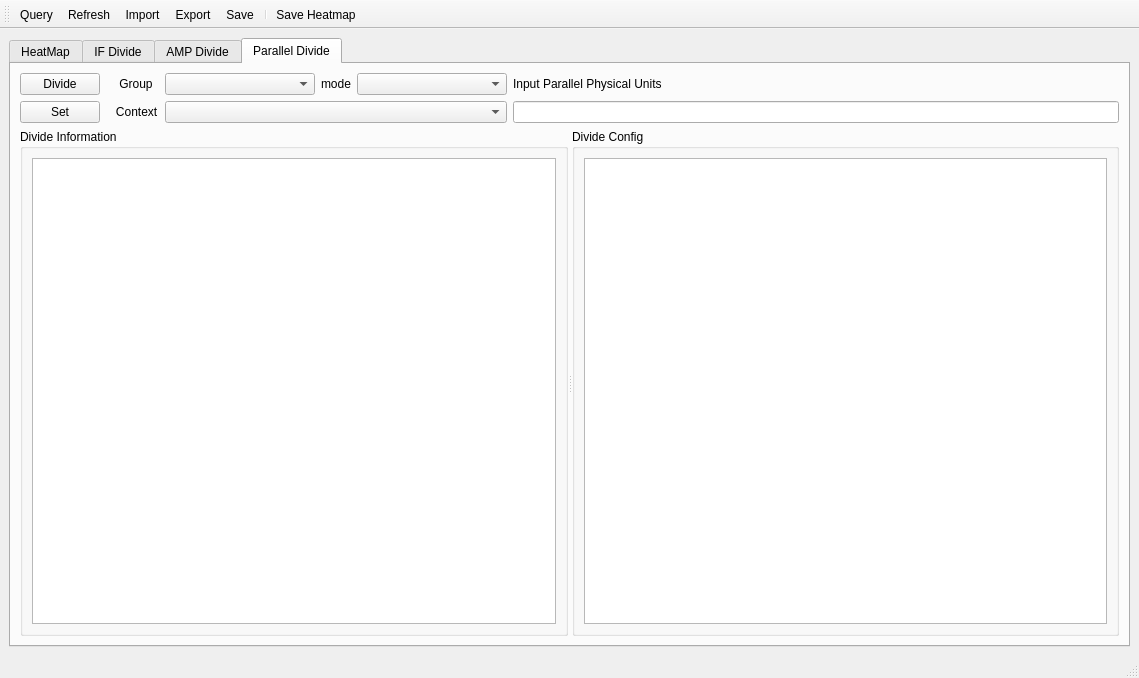
<?xml version="1.0" encoding="UTF-8"?>
<ui version="4.0">
 <class>MainWindow</class>
 <widget class="QMainWindow" name="MainWindow">
  <property name="geometry">
   <rect>
    <x>0</x>
    <y>0</y>
    <width>1139</width>
    <height>678</height>
   </rect>
  </property>
  <property name="contextMenuPolicy">
   <enum>Qt::ActionsContextMenu</enum>
  </property>
  <property name="windowTitle">
   <string>Quantum Chip Heatmap</string>
  </property>
  <property name="windowIcon">
   <iconset resource="_imgs/_imgs.qrc">
    <normaloff>:/logo.png</normaloff>:/logo.png</iconset>
  </property>
  <widget class="QWidget" name="centralwidget">
   <layout class="QVBoxLayout" name="verticalLayout_3">
    <item>
     <widget class="QTabWidget" name="tabWidget">
      <property name="currentIndex">
       <number>3</number>
      </property>
      <widget class="QWidget" name="heat_map_tab">
       <attribute name="title">
        <string>HeatMap</string>
       </attribute>
       <layout class="QVBoxLayout" name="verticalLayout_4">
        <item>
         <widget class="QSplitter" name="splitter">
          <property name="orientation">
           <enum>Qt::Horizontal</enum>
          </property>
          <widget class="QWidget" name="layoutWidget">
           <layout class="QVBoxLayout" name="verticalLayout_2">
            <item>
             <widget class="QGraphicsView" name="graphicsViewHeatmap">
              <property name="minimumSize">
               <size>
                <width>0</width>
                <height>0</height>
               </size>
              </property>
             </widget>
            </item>
           </layout>
          </widget>
          <widget class="QWidget" name="layoutWidget1">
           <layout class="QVBoxLayout" name="verticalLayout">
            <item>
             <layout class="QGridLayout" name="gridLayout_1">
              <item row="0" column="0">
               <widget class="QLabel" name="label_21">
                <property name="text">
                 <string>Component</string>
                </property>
               </widget>
              </item>
              <item row="0" column="1">
               <widget class="QComboBox" name="component_combox">
                <item>
                 <property name="text">
                  <string>Qubit</string>
                 </property>
                </item>
                <item>
                 <property name="text">
                  <string>Coupler</string>
                 </property>
                </item>
                <item>
                 <property name="text">
                  <string>QubitPair</string>
                 </property>
                </item>
               </widget>
              </item>
              <item row="0" column="2">
               <widget class="QLabel" name="label_11">
                <property name="text">
                 <string>CMap</string>
                </property>
               </widget>
              </item>
              <item row="1" column="0">
               <widget class="QCheckBox" name="show_value_box">
                <property name="toolTip">
                 <string notr="true"/>
                </property>
                <property name="toolTipDuration">
                 <number>0</number>
                </property>
                <property name="text">
                 <string>Show Value</string>
                </property>
                <property name="shortcut">
                 <string>Ctrl+Space</string>
                </property>
                <property name="checked">
                 <bool>true</bool>
                </property>
               </widget>
              </item>
              <item row="0" column="3">
               <widget class="QComboBox" name="cmap_box">
                <item>
                 <property name="text">
                  <string>viridis</string>
                 </property>
                </item>
                <item>
                 <property name="text">
                  <string>inferno</string>
                 </property>
                </item>
                <item>
                 <property name="text">
                  <string>magma</string>
                 </property>
                </item>
                <item>
                 <property name="text">
                  <string>plasma</string>
                 </property>
                </item>
                <item>
                 <property name="text">
                  <string>cividis</string>
                 </property>
                </item>
                <item>
                 <property name="text">
                  <string>Greys</string>
                 </property>
                </item>
                <item>
                 <property name="text">
                  <string>Purples</string>
                 </property>
                </item>
                <item>
                 <property name="text">
                  <string>Blues</string>
                 </property>
                </item>
                <item>
                 <property name="text">
                  <string>Greens</string>
                 </property>
                </item>
                <item>
                 <property name="text">
                  <string>Oranges</string>
                 </property>
                </item>
                <item>
                 <property name="text">
                  <string>Reds</string>
                 </property>
                </item>
                <item>
                 <property name="text">
                  <string>YlOrBr</string>
                 </property>
                </item>
                <item>
                 <property name="text">
                  <string>YlOrRd</string>
                 </property>
                </item>
                <item>
                 <property name="text">
                  <string>OrRd</string>
                 </property>
                </item>
                <item>
                 <property name="text">
                  <string>PuRd</string>
                 </property>
                </item>
                <item>
                 <property name="text">
                  <string>YlGn</string>
                 </property>
                </item>
                <item>
                 <property name="text">
                  <string>PuBu</string>
                 </property>
                </item>
                <item>
                 <property name="text">
                  <string>BuPu</string>
                 </property>
                </item>
                <item>
                 <property name="text">
                  <string>GnBu</string>
                 </property>
                </item>
               </widget>
              </item>
              <item row="1" column="2">
               <widget class="QLabel" name="label_22">
                <property name="text">
                 <string>Significant digit</string>
                </property>
               </widget>
              </item>
              <item row="1" column="3">
               <widget class="QSpinBox" name="precision_box">
                <property name="minimum">
                 <number>1</number>
                </property>
                <property name="maximum">
                 <number>7</number>
                </property>
                <property name="value">
                 <number>4</number>
                </property>
               </widget>
              </item>
             </layout>
            </item>
            <item>
             <widget class="StructTreeView" name="structTreeView"/>
            </item>
            <item>
             <widget class="QLabel" name="noteLabel">
              <property name="text">
               <string>Note: Users can edit the relevant parameters of Qubit or Coupler through the heatmap, and after clicking the save button, load them into the user's data cache, which will be automatically loaded during the experiment.</string>
              </property>
              <property name="alignment">
               <set>Qt::AlignLeading|Qt::AlignLeft|Qt::AlignTop</set>
              </property>
              <property name="wordWrap">
               <bool>true</bool>
              </property>
             </widget>
            </item>
           </layout>
          </widget>
         </widget>
        </item>
       </layout>
      </widget>
      <widget class="QWidget" name="if_divide_tab">
       <attribute name="title">
        <string>IF Divide</string>
       </attribute>
       <layout class="QVBoxLayout" name="verticalLayout_8" stretch="1,3">
        <item>
         <layout class="QGridLayout" name="gridLayout">
          <item row="1" column="4">
           <widget class="QLabel" name="label_5">
            <property name="text">
             <string>RIGHT_LO1</string>
            </property>
           </widget>
          </item>
          <item row="1" column="6">
           <widget class="QLabel" name="label_3">
            <property name="text">
             <string>MID_FRQ</string>
            </property>
           </widget>
          </item>
          <item row="2" column="0">
           <widget class="QLabel" name="label">
            <property name="text">
             <string>Group</string>
            </property>
           </widget>
          </item>
          <item row="1" column="5">
           <widget class="QDoubleSpinBox" name="right_lo1_box">
            <property name="enabled">
             <bool>false</bool>
            </property>
            <property name="decimals">
             <number>3</number>
            </property>
            <property name="minimum">
             <double>5900.000000000000000</double>
            </property>
            <property name="maximum">
             <double>5900.000000000000000</double>
            </property>
            <property name="singleStep">
             <double>0.001000000000000</double>
            </property>
            <property name="stepType">
             <enum>QAbstractSpinBox::DefaultStepType</enum>
            </property>
            <property name="value">
             <double>5900.000000000000000</double>
            </property>
           </widget>
          </item>
          <item row="0" column="0" colspan="2">
           <widget class="QPushButton" name="divide_button">
            <property name="text">
             <string>Divide</string>
            </property>
           </widget>
          </item>
          <item row="0" column="4">
           <widget class="QLabel" name="label_4">
            <property name="text">
             <string>LEFT_LO1</string>
            </property>
           </widget>
          </item>
          <item row="2" column="6">
           <widget class="QLabel" name="label_8">
            <property name="text">
             <string>MAX FRQ</string>
            </property>
           </widget>
          </item>
          <item row="0" column="2">
           <widget class="QLabel" name="label_2">
            <property name="text">
             <string>MAX GAP</string>
            </property>
           </widget>
          </item>
          <item row="2" column="1">
           <widget class="QComboBox" name="group_combo"/>
          </item>
          <item row="2" column="5">
           <widget class="QDoubleSpinBox" name="expect_if_box">
            <property name="enabled">
             <bool>false</bool>
            </property>
            <property name="decimals">
             <number>3</number>
            </property>
            <property name="minimum">
             <double>800.000000000000000</double>
            </property>
            <property name="maximum">
             <double>1300.000000000000000</double>
            </property>
            <property name="singleStep">
             <double>0.001000000000000</double>
            </property>
            <property name="stepType">
             <enum>QAbstractSpinBox::DefaultStepType</enum>
            </property>
            <property name="value">
             <double>1050.000000000000000</double>
            </property>
           </widget>
          </item>
          <item row="1" column="3">
           <widget class="QSpinBox" name="accuracy_box">
            <property name="maximum">
             <number>5</number>
            </property>
            <property name="value">
             <number>3</number>
            </property>
           </widget>
          </item>
          <item row="0" column="6">
           <widget class="QLabel" name="label_10">
            <property name="text">
             <string>MIN FRQ</string>
            </property>
           </widget>
          </item>
          <item row="2" column="4">
           <widget class="QLabel" name="label_6">
            <property name="enabled">
             <bool>true</bool>
            </property>
            <property name="text">
             <string>EXPECT_IF</string>
            </property>
           </widget>
          </item>
          <item row="2" column="7">
           <widget class="QDoubleSpinBox" name="max_freq_box">
            <property name="enabled">
             <bool>false</bool>
            </property>
            <property name="decimals">
             <number>3</number>
            </property>
            <property name="minimum">
             <double>8000.000000000000000</double>
            </property>
            <property name="maximum">
             <double>8000.000000000000000</double>
            </property>
            <property name="singleStep">
             <double>0.001000000000000</double>
            </property>
            <property name="stepType">
             <enum>QAbstractSpinBox::DefaultStepType</enum>
            </property>
            <property name="value">
             <double>8000.000000000000000</double>
            </property>
           </widget>
          </item>
          <item row="0" column="7">
           <widget class="QDoubleSpinBox" name="min_freq_box">
            <property name="enabled">
             <bool>false</bool>
            </property>
            <property name="decimals">
             <number>3</number>
            </property>
            <property name="minimum">
             <double>4000.000000000000000</double>
            </property>
            <property name="maximum">
             <double>4000.000000000000000</double>
            </property>
            <property name="singleStep">
             <double>0.001000000000000</double>
            </property>
            <property name="stepType">
             <enum>QAbstractSpinBox::DefaultStepType</enum>
            </property>
            <property name="value">
             <double>4000.000000000000000</double>
            </property>
           </widget>
          </item>
          <item row="0" column="3">
           <widget class="QDoubleSpinBox" name="max_gap_box">
            <property name="enabled">
             <bool>false</bool>
            </property>
            <property name="decimals">
             <number>3</number>
            </property>
            <property name="minimum">
             <double>400.000000000000000</double>
            </property>
            <property name="maximum">
             <double>500.000000000000000</double>
            </property>
            <property name="singleStep">
             <double>0.001000000000000</double>
            </property>
            <property name="stepType">
             <enum>QAbstractSpinBox::DefaultStepType</enum>
            </property>
            <property name="value">
             <double>500.000000000000000</double>
            </property>
           </widget>
          </item>
          <item row="1" column="2">
           <widget class="QLabel" name="label_7">
            <property name="text">
             <string>ACCURACY</string>
            </property>
           </widget>
          </item>
          <item row="0" column="5">
           <widget class="QDoubleSpinBox" name="left_lo1_box">
            <property name="enabled">
             <bool>false</bool>
            </property>
            <property name="decimals">
             <number>3</number>
            </property>
            <property name="minimum">
             <double>8100.000000000000000</double>
            </property>
            <property name="maximum">
             <double>8100.000000000000000</double>
            </property>
            <property name="singleStep">
             <double>0.001000000000000</double>
            </property>
            <property name="stepType">
             <enum>QAbstractSpinBox::DefaultStepType</enum>
            </property>
            <property name="value">
             <double>8100.000000000000000</double>
            </property>
           </widget>
          </item>
          <item row="1" column="0" colspan="2">
           <widget class="QPushButton" name="save_button">
            <property name="text">
             <string>Save</string>
            </property>
           </widget>
          </item>
          <item row="1" column="7">
           <widget class="QDoubleSpinBox" name="mid_freq_box">
            <property name="enabled">
             <bool>false</bool>
            </property>
            <property name="decimals">
             <number>3</number>
            </property>
            <property name="minimum">
             <double>4000.000000000000000</double>
            </property>
            <property name="maximum">
             <double>8000.000000000000000</double>
            </property>
            <property name="singleStep">
             <double>0.001000000000000</double>
            </property>
            <property name="stepType">
             <enum>QAbstractSpinBox::DefaultStepType</enum>
            </property>
            <property name="value">
             <double>6000.000000000000000</double>
            </property>
           </widget>
          </item>
          <item row="2" column="2">
           <widget class="QLabel" name="label_9">
            <property name="text">
             <string>Goal Gap</string>
            </property>
           </widget>
          </item>
          <item row="2" column="3">
           <widget class="QLineEdit" name="goal_gap_edit">
            <property name="sizePolicy">
             <sizepolicy hsizetype="Minimum" vsizetype="Fixed">
              <horstretch>0</horstretch>
              <verstretch>0</verstretch>
             </sizepolicy>
            </property>
           </widget>
          </item>
         </layout>
        </item>
        <item>
         <widget class="QGroupBox" name="groupBox_2">
          <property name="title">
           <string>Divide Information</string>
          </property>
          <layout class="QVBoxLayout" name="verticalLayout_9">
           <item>
            <widget class="QTableView" name="info_tree_view">
             <property name="selectionMode">
              <enum>QAbstractItemView::SingleSelection</enum>
             </property>
             <property name="textElideMode">
              <enum>Qt::ElideNone</enum>
             </property>
             <attribute name="horizontalHeaderStretchLastSection">
              <bool>false</bool>
             </attribute>
            </widget>
           </item>
          </layout>
         </widget>
        </item>
       </layout>
      </widget>
      <widget class="QWidget" name="amp_divide_tab">
       <attribute name="title">
        <string>AMP Divide</string>
       </attribute>
       <layout class="QVBoxLayout" name="verticalLayout_5">
        <item>
         <layout class="QGridLayout" name="gridLayout_2">
          <item row="0" column="2">
           <widget class="QLabel" name="label_12">
            <property name="text">
             <string>Standard Amp</string>
            </property>
           </widget>
          </item>
          <item row="0" column="0" colspan="2">
           <widget class="QPushButton" name="divide_button_amp">
            <property name="sizePolicy">
             <sizepolicy hsizetype="Preferred" vsizetype="Fixed">
              <horstretch>0</horstretch>
              <verstretch>0</verstretch>
             </sizepolicy>
            </property>
            <property name="text">
             <string>Divide</string>
            </property>
           </widget>
          </item>
          <item row="1" column="0" colspan="2">
           <widget class="QPushButton" name="save_button_amp">
            <property name="sizePolicy">
             <sizepolicy hsizetype="Preferred" vsizetype="Fixed">
              <horstretch>0</horstretch>
              <verstretch>0</verstretch>
             </sizepolicy>
            </property>
            <property name="text">
             <string>Save</string>
            </property>
           </widget>
          </item>
          <item row="0" column="5">
           <spacer name="horizontalSpacer">
            <property name="orientation">
             <enum>Qt::Horizontal</enum>
            </property>
            <property name="sizeType">
             <enum>QSizePolicy::Maximum</enum>
            </property>
            <property name="sizeHint" stdset="0">
             <size>
              <width>500</width>
              <height>20</height>
             </size>
            </property>
           </spacer>
          </item>
          <item row="0" column="3">
           <widget class="QLineEdit" name="std_amp_edit">
            <property name="sizePolicy">
             <sizepolicy hsizetype="Fixed" vsizetype="Fixed">
              <horstretch>0</horstretch>
              <verstretch>0</verstretch>
             </sizepolicy>
            </property>
            <property name="text">
             <string>0.15</string>
            </property>
            <property name="cursorMoveStyle">
             <enum>Qt::LogicalMoveStyle</enum>
            </property>
            <property name="clearButtonEnabled">
             <bool>false</bool>
            </property>
           </widget>
          </item>
          <item row="1" column="2">
           <widget class="QLabel" name="label_13">
            <property name="text">
             <string>BUS</string>
            </property>
           </widget>
          </item>
          <item row="1" column="3">
           <widget class="QComboBox" name="bus_combo"/>
          </item>
          <item row="0" column="4">
           <widget class="QCheckBox" name="syncUnionCheckBox">
            <property name="layoutDirection">
             <enum>Qt::RightToLeft</enum>
            </property>
            <property name="text">
             <string>Sync to union readout</string>
            </property>
            <property name="checked">
             <bool>false</bool>
            </property>
           </widget>
          </item>
         </layout>
        </item>
        <item>
         <spacer name="verticalSpacer">
          <property name="orientation">
           <enum>Qt::Vertical</enum>
          </property>
          <property name="sizeType">
           <enum>QSizePolicy::Minimum</enum>
          </property>
          <property name="sizeHint" stdset="0">
           <size>
            <width>20</width>
            <height>20</height>
           </size>
          </property>
         </spacer>
        </item>
        <item>
         <widget class="QGroupBox" name="groupBox_3">
          <property name="sizePolicy">
           <sizepolicy hsizetype="Preferred" vsizetype="Preferred">
            <horstretch>0</horstretch>
            <verstretch>0</verstretch>
           </sizepolicy>
          </property>
          <property name="title">
           <string>Divide Information</string>
          </property>
          <layout class="QVBoxLayout" name="verticalLayout_10">
           <property name="leftMargin">
            <number>9</number>
           </property>
           <property name="topMargin">
            <number>9</number>
           </property>
           <property name="rightMargin">
            <number>9</number>
           </property>
           <property name="bottomMargin">
            <number>9</number>
           </property>
           <item>
            <widget class="QTableView" name="info_table_view">
             <property name="selectionMode">
              <enum>QAbstractItemView::SingleSelection</enum>
             </property>
             <property name="textElideMode">
              <enum>Qt::ElideNone</enum>
             </property>
             <attribute name="horizontalHeaderStretchLastSection">
              <bool>false</bool>
             </attribute>
            </widget>
           </item>
          </layout>
         </widget>
        </item>
       </layout>
      </widget>
      <widget class="QWidget" name="parallel_divide_tab">
       <attribute name="title">
        <string>Parallel Divide</string>
       </attribute>
       <layout class="QVBoxLayout" name="verticalLayout_7" stretch="1,8">
        <item>
         <layout class="QGridLayout" name="gridLayout_3">
          <item row="0" column="2">
           <widget class="QComboBox" name="parallel_group">
            <property name="sizePolicy">
             <sizepolicy hsizetype="Preferred" vsizetype="Fixed">
              <horstretch>0</horstretch>
              <verstretch>0</verstretch>
             </sizepolicy>
            </property>
            <property name="minimumSize">
             <size>
              <width>150</width>
              <height>0</height>
             </size>
            </property>
           </widget>
          </item>
          <item row="0" column="3">
           <widget class="QLabel" name="label_20">
            <property name="text">
             <string>mode</string>
            </property>
           </widget>
          </item>
          <item row="1" column="1">
           <widget class="QLabel" name="label_17">
            <property name="text">
             <string>   Context</string>
            </property>
           </widget>
          </item>
          <item row="1" column="2" colspan="3">
           <widget class="QComboBox" name="context_group"/>
          </item>
          <item row="0" column="0">
           <widget class="QPushButton" name="parallel_divide_button">
            <property name="sizePolicy">
             <sizepolicy hsizetype="Preferred" vsizetype="Fixed">
              <horstretch>0</horstretch>
              <verstretch>0</verstretch>
             </sizepolicy>
            </property>
            <property name="text">
             <string>Divide</string>
            </property>
           </widget>
          </item>
          <item row="0" column="1">
           <widget class="QLabel" name="label_16">
            <property name="text">
             <string>    Group</string>
            </property>
           </widget>
          </item>
          <item row="0" column="4">
           <widget class="QComboBox" name="mode_group">
            <property name="minimumSize">
             <size>
              <width>150</width>
              <height>0</height>
             </size>
            </property>
           </widget>
          </item>
          <item row="1" column="0">
           <widget class="QPushButton" name="parallel_set_button">
            <property name="sizePolicy">
             <sizepolicy hsizetype="Preferred" vsizetype="Fixed">
              <horstretch>0</horstretch>
              <verstretch>0</verstretch>
             </sizepolicy>
            </property>
            <property name="minimumSize">
             <size>
              <width>80</width>
              <height>0</height>
             </size>
            </property>
            <property name="text">
             <string>Set</string>
            </property>
           </widget>
          </item>
          <item row="1" column="5">
           <widget class="QLineEdit" name="physical_unit_edit"/>
          </item>
          <item row="0" column="5">
           <widget class="QLabel" name="label_14">
            <property name="text">
             <string>Input Parallel Physical Units</string>
            </property>
           </widget>
          </item>
         </layout>
        </item>
        <item>
         <widget class="QSplitter" name="splitter_2">
          <property name="orientation">
           <enum>Qt::Horizontal</enum>
          </property>
          <widget class="QGroupBox" name="groupBox">
           <property name="title">
            <string>Divide Information</string>
           </property>
           <layout class="QHBoxLayout" name="horizontalLayout_2">
            <item>
             <widget class="QTableView" name="parallel_table_view"/>
            </item>
           </layout>
          </widget>
          <widget class="QGroupBox" name="groupBox_4">
           <property name="title">
            <string>Divide Config</string>
           </property>
           <layout class="QVBoxLayout" name="verticalLayout_6">
            <item>
             <widget class="DivideTreeView" name="parallel_tree_view"/>
            </item>
           </layout>
          </widget>
         </widget>
        </item>
       </layout>
      </widget>
     </widget>
    </item>
   </layout>
  </widget>
  <widget class="QToolBar" name="toolBar">
   <property name="windowTitle">
    <string>toolBar</string>
   </property>
   <property name="iconSize">
    <size>
     <width>29</width>
     <height>29</height>
    </size>
   </property>
   <property name="toolButtonStyle">
    <enum>Qt::ToolButtonTextBesideIcon</enum>
   </property>
   <attribute name="toolBarArea">
    <enum>TopToolBarArea</enum>
   </attribute>
   <attribute name="toolBarBreak">
    <bool>false</bool>
   </attribute>
   <addaction name="actionQuery"/>
   <addaction name="actionRefresh"/>
   <addaction name="actionLoadFromLocal"/>
   <addaction name="actionSaveLocal"/>
   <addaction name="actionSavetoDB"/>
   <addaction name="separator"/>
   <addaction name="actionSaveHeatmap"/>
  </widget>
  <widget class="QStatusBar" name="statusbar"/>
  <action name="actionSavetoDB">
   <property name="icon">
    <iconset resource="_imgs/_imgs.qrc">
     <normaloff>:/database-sync.png</normaloff>:/database-sync.png</iconset>
   </property>
   <property name="text">
    <string>Save</string>
   </property>
   <property name="toolTip">
    <string>Save changed values to database</string>
   </property>
  </action>
  <action name="actionQuery">
   <property name="icon">
    <iconset resource="_imgs/_imgs.qrc">
     <normaloff>:/database-search.png</normaloff>:/database-search.png</iconset>
   </property>
   <property name="text">
    <string>Query</string>
   </property>
   <property name="toolTip">
    <string>Query user work points</string>
   </property>
  </action>
  <action name="actionLoadFromLocal">
   <property name="icon">
    <iconset resource="_imgs/_imgs.qrc">
     <normaloff>:/local.png</normaloff>:/local.png</iconset>
   </property>
   <property name="text">
    <string>Import</string>
   </property>
   <property name="toolTip">
    <string>Loading parameters from local file</string>
   </property>
  </action>
  <action name="actionSaveLocal">
   <property name="icon">
    <iconset resource="_imgs/_imgs.qrc">
     <normaloff>:/file-code.png</normaloff>:/file-code.png</iconset>
   </property>
   <property name="text">
    <string>Export</string>
   </property>
   <property name="toolTip">
    <string>Save parameters to local file.</string>
   </property>
  </action>
  <action name="actionRefresh">
   <property name="icon">
    <iconset resource="_imgs/_imgs.qrc">
     <normaloff>:/refresh.png</normaloff>:/refresh.png</iconset>
   </property>
   <property name="text">
    <string>Refresh</string>
   </property>
   <property name="toolTip">
    <string>Refresh data and loading from database</string>
   </property>
  </action>
  <action name="actionSaveHeatmap">
   <property name="icon">
    <iconset resource="_imgs/_imgs.qrc">
     <normaloff>:/screenshot.png</normaloff>:/screenshot.png</iconset>
   </property>
   <property name="text">
    <string>Save Heatmap</string>
   </property>
   <property name="toolTip">
    <string>save current heatmap picture</string>
   </property>
  </action>
 </widget>
 <customwidgets>
  <customwidget>
   <class>StructTreeView</class>
   <extends>QTreeView</extends>
   <header>.widgets.heatmap.struct_tree_view</header>
  </customwidget>
  <customwidget>
   <class>DivideTreeView</class>
   <extends>QTreeView</extends>
   <header>.widgets.heatmap.divide_tree_view</header>
  </customwidget>
 </customwidgets>
 <resources>
  <include location="_imgs/_imgs.qrc"/>
 </resources>
 <connections>
  <connection>
   <sender>actionQuery</sender>
   <signal>triggered()</signal>
   <receiver>MainWindow</receiver>
   <slot>tool_query()</slot>
   <hints>
    <hint type="sourcelabel">
     <x>-1</x>
     <y>-1</y>
    </hint>
    <hint type="destinationlabel">
     <x>455</x>
     <y>319</y>
    </hint>
   </hints>
  </connection>
  <connection>
   <sender>actionRefresh</sender>
   <signal>triggered()</signal>
   <receiver>MainWindow</receiver>
   <slot>tool_refresh()</slot>
   <hints>
    <hint type="sourcelabel">
     <x>-1</x>
     <y>-1</y>
    </hint>
    <hint type="destinationlabel">
     <x>455</x>
     <y>319</y>
    </hint>
   </hints>
  </connection>
  <connection>
   <sender>actionSavetoDB</sender>
   <signal>triggered()</signal>
   <receiver>MainWindow</receiver>
   <slot>tool_save_db()</slot>
   <hints>
    <hint type="sourcelabel">
     <x>-1</x>
     <y>-1</y>
    </hint>
    <hint type="destinationlabel">
     <x>455</x>
     <y>319</y>
    </hint>
   </hints>
  </connection>
  <connection>
   <sender>actionSaveLocal</sender>
   <signal>triggered()</signal>
   <receiver>MainWindow</receiver>
   <slot>tool_save_local()</slot>
   <hints>
    <hint type="sourcelabel">
     <x>-1</x>
     <y>-1</y>
    </hint>
    <hint type="destinationlabel">
     <x>455</x>
     <y>319</y>
    </hint>
   </hints>
  </connection>
  <connection>
   <sender>actionLoadFromLocal</sender>
   <signal>triggered()</signal>
   <receiver>MainWindow</receiver>
   <slot>tool_import()</slot>
   <hints>
    <hint type="sourcelabel">
     <x>-1</x>
     <y>-1</y>
    </hint>
    <hint type="destinationlabel">
     <x>455</x>
     <y>319</y>
    </hint>
   </hints>
  </connection>
  <connection>
   <sender>actionSaveHeatmap</sender>
   <signal>triggered()</signal>
   <receiver>MainWindow</receiver>
   <slot>save_picture()</slot>
   <hints>
    <hint type="sourcelabel">
     <x>-1</x>
     <y>-1</y>
    </hint>
    <hint type="destinationlabel">
     <x>554</x>
     <y>319</y>
    </hint>
   </hints>
  </connection>
  <connection>
   <sender>parallel_divide_button</sender>
   <signal>clicked()</signal>
   <receiver>MainWindow</receiver>
   <slot>parallel_divide()</slot>
   <hints>
    <hint type="sourcelabel">
     <x>97</x>
     <y>99</y>
    </hint>
    <hint type="destinationlabel">
     <x>554</x>
     <y>338</y>
    </hint>
   </hints>
  </connection>
  <connection>
   <sender>parallel_group</sender>
   <signal>currentTextChanged(QString)</signal>
   <receiver>MainWindow</receiver>
   <slot>change_parallel_group(QString)</slot>
   <hints>
    <hint type="sourcelabel">
     <x>351</x>
     <y>133</y>
    </hint>
    <hint type="destinationlabel">
     <x>554</x>
     <y>338</y>
    </hint>
   </hints>
  </connection>
  <connection>
   <sender>group_combo</sender>
   <signal>currentTextChanged(QString)</signal>
   <receiver>MainWindow</receiver>
   <slot>change_group()</slot>
   <hints>
    <hint type="sourcelabel">
     <x>203</x>
     <y>188</y>
    </hint>
    <hint type="destinationlabel">
     <x>514</x>
     <y>319</y>
    </hint>
   </hints>
  </connection>
  <connection>
   <sender>parallel_set_button</sender>
   <signal>clicked()</signal>
   <receiver>MainWindow</receiver>
   <slot>parallel_set()</slot>
   <hints>
    <hint type="sourcelabel">
     <x>97</x>
     <y>133</y>
    </hint>
    <hint type="destinationlabel">
     <x>554</x>
     <y>338</y>
    </hint>
   </hints>
  </connection>
  <connection>
   <sender>save_button_amp</sender>
   <signal>clicked()</signal>
   <receiver>MainWindow</receiver>
   <slot>save_readout_param()</slot>
   <hints>
    <hint type="sourcelabel">
     <x>87</x>
     <y>130</y>
    </hint>
    <hint type="destinationlabel">
     <x>276</x>
     <y>319</y>
    </hint>
   </hints>
  </connection>
  <connection>
   <sender>bus_combo</sender>
   <signal>currentTextChanged(QString)</signal>
   <receiver>MainWindow</receiver>
   <slot>change_bus_group()</slot>
   <hints>
    <hint type="sourcelabel">
     <x>525</x>
     <y>130</y>
    </hint>
    <hint type="destinationlabel">
     <x>769</x>
     <y>0</y>
    </hint>
   </hints>
  </connection>
  <connection>
   <sender>show_value_box</sender>
   <signal>stateChanged(int)</signal>
   <receiver>MainWindow</receiver>
   <slot>show_value_change(int)</slot>
   <hints>
    <hint type="sourcelabel">
     <x>952</x>
     <y>93</y>
    </hint>
    <hint type="destinationlabel">
     <x>554</x>
     <y>319</y>
    </hint>
   </hints>
  </connection>
  <connection>
   <sender>divide_button</sender>
   <signal>clicked()</signal>
   <receiver>MainWindow</receiver>
   <slot>divide_baseband_freq()</slot>
   <hints>
    <hint type="sourcelabel">
     <x>141</x>
     <y>109</y>
    </hint>
    <hint type="destinationlabel">
     <x>514</x>
     <y>319</y>
    </hint>
   </hints>
  </connection>
  <connection>
   <sender>component_combox</sender>
   <signal>currentTextChanged(QString)</signal>
   <receiver>MainWindow</receiver>
   <slot>change_component(QString)</slot>
   <hints>
    <hint type="sourcelabel">
     <x>791</x>
     <y>104</y>
    </hint>
    <hint type="destinationlabel">
     <x>514</x>
     <y>319</y>
    </hint>
   </hints>
  </connection>
  <connection>
   <sender>save_button</sender>
   <signal>clicked()</signal>
   <receiver>MainWindow</receiver>
   <slot>save_baseband_freq()</slot>
   <hints>
    <hint type="sourcelabel">
     <x>141</x>
     <y>155</y>
    </hint>
    <hint type="destinationlabel">
     <x>514</x>
     <y>319</y>
    </hint>
   </hints>
  </connection>
  <connection>
   <sender>divide_button_amp</sender>
   <signal>clicked()</signal>
   <receiver>MainWindow</receiver>
   <slot>divide_readout_amp()</slot>
   <hints>
    <hint type="sourcelabel">
     <x>52</x>
     <y>83</y>
    </hint>
    <hint type="destinationlabel">
     <x>194</x>
     <y>319</y>
    </hint>
   </hints>
  </connection>
  <connection>
   <sender>cmap_box</sender>
   <signal>currentTextChanged(QString)</signal>
   <receiver>MainWindow</receiver>
   <slot>change_cmap(QString)</slot>
   <hints>
    <hint type="sourcelabel">
     <x>1050</x>
     <y>93</y>
    </hint>
    <hint type="destinationlabel">
     <x>554</x>
     <y>319</y>
    </hint>
   </hints>
  </connection>
  <connection>
   <sender>context_group</sender>
   <signal>currentTextChanged(QString)</signal>
   <receiver>MainWindow</receiver>
   <slot>change_parallel_context(QString)</slot>
   <hints>
    <hint type="sourcelabel">
     <x>564</x>
     <y>133</y>
    </hint>
    <hint type="destinationlabel">
     <x>554</x>
     <y>338</y>
    </hint>
   </hints>
  </connection>
  <connection>
   <sender>precision_box</sender>
   <signal>valueChanged(int)</signal>
   <receiver>MainWindow</receiver>
   <slot>precision_change(int)</slot>
   <hints>
    <hint type="sourcelabel">
     <x>966</x>
     <y>116</y>
    </hint>
    <hint type="destinationlabel">
     <x>911</x>
     <y>-14</y>
    </hint>
   </hints>
  </connection>
 </connections>
 <slots>
  <slot>tool_save_db()</slot>
  <slot>tool_query()</slot>
  <slot>tool_import()</slot>
  <slot>tool_export()</slot>
  <slot>tool_refresh()</slot>
  <slot>tool_save_local()</slot>
  <slot>divide_baseband_freq()</slot>
  <slot>save_baseband_freq()</slot>
  <slot>change_group()</slot>
  <slot>change_component(QString)</slot>
  <slot>save_picture()</slot>
  <slot>show_value_change(int)</slot>
  <slot>change_cmap(QString)</slot>
  <slot>divide_readout_amp()</slot>
  <slot>save_readout_param()</slot>
  <slot>change_bus_group()</slot>
  <slot>parallel_divide()</slot>
  <slot>parallel_set()</slot>
  <slot>change_parallel_group(QString)</slot>
  <slot>change_parallel_context(QString)</slot>
  <slot>precision_change(int)</slot>
 </slots>
</ui>
